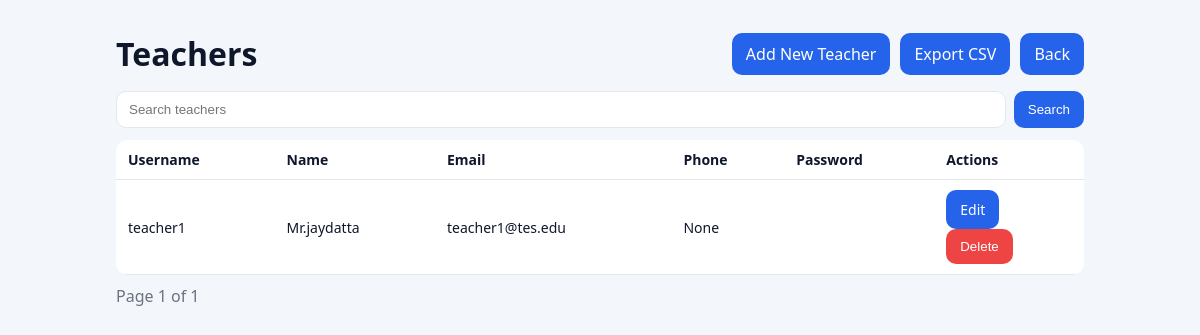
/admin/teachers (signed in), run on the app's committed database.
### app.py (models this page shows, shortened)
class Teacher(db.Model):
    __tablename__ = 'teachers'
    id = db.Column(db.Integer, primary_key=True)
    username = db.Column(db.String(50), unique=True, nullable=False)
    name = db.Column(db.String(120), nullable=False)
    email = db.Column(db.String(120), nullable=True)
    password_hash = db.Column(db.String(255), nullable=False)
    initial_password = db.Column(db.String(128), nullable=True)

class User(db.Model):
    __tablename__ = 'users'
    id = db.Column(db.Integer, primary_key=True)
    role = db.Column(db.String(20), nullable=False)  # 'student' | 'teacher' | 'admin'
    username = db.Column(db.String(120), unique=True, nullable=False)
    name = db.Column(db.String(120), nullable=False)
    email = db.Column(db.String(120), nullable=True)
    password_hash = db.Column(db.String(255), nullable=False)
    admission_code = db.Column(db.String(50), nullable=True)
    class_name = db.Column(db.String(50), nullable=True)
    section = db.Column(db.String(10), nullable=True)
    phone = db.Column(db.String(20), nullable=True)
    address = db.Column(db.Text, nullable=True)
    created_at = db.Column(db.DateTime, default=datetime.utcnow, nullable=False)
    updated_at = db.Column(db.DateTime, default=datetime.utcnow, onupdate=datetime.utcnow, nullable=False)

### app.py (the view)
@app.route('/admin/teachers')
@admin_required
def admin_teachers_list():
    page = max(int(request.args.get('page', 1) or 1), 1)
    per_page = 25
    q = (request.args.get('q') or '').strip()
    query = Teacher.query
    if q:
        like = f"%{q}%"
        query = query.filter(
            db.or_(Teacher.username.ilike(like), Teacher.name.ilike(like), Teacher.email.ilike(like))
        )
    total = query.count()
    teachers = query.order_by(Teacher.username).offset((page-1)*per_page).limit(per_page).all()
    usernames = [t.username for t in teachers]
    users = {u.username: u for u in User.query.filter(User.role=='teacher', User.username.in_(usernames)).all()}
    pages = (total + per_page - 1) // per_page
    return render_template('admin_teachers.html', teachers=teachers, users=users, page=page, pages=pages, total=total, q=q)

### app.py (called while the page is built)
def admin_required(view_func):
    from functools import wraps
    @wraps(view_func)
    def wrapper(*args, **kwargs):
        if 'admin_id' not in session:
            flash('Please login as admin to continue', 'warning')
            return redirect(url_for('admin_login'))
        return view_func(*args, **kwargs)
    return wrapper

### templates/admin_teachers.html (shortened to what this page needs)
<!doctype html>
<html lang="en">
<head>
  <link rel="stylesheet" href="/static/admin.css?v=1" />
</head>
<body>
  <div class="container">
    <div class="header">
      <h1>Teachers</h1>
      <div class="actions">
        <a class="btn" href="/admin/teachers/new">Add New Teacher</a>
        <a class="btn" href="/admin/teachers/export">Export CSV</a>
        <a class="btn" href="/admin/dashboard">Back</a>
      </div>
    </div>
    <form class="filter" method="get">
      <input class="input" type="text" name="q" value="{{ q or '' }}" placeholder="Search teachers" />
      <button class="btn" type="submit">Search</button>
    </form>
    {% if teachers %}
    <table>
      <thead>
        <tr>
          <th>Username</th>
          <th>Name</th>
          <th>Email</th>
          <th>Phone</th>
          <th>Password</th>
          <th>Actions</th>
        </tr>
      </thead>
      <tbody>
        {% for t in teachers %}
        <tr>
          <td>{{ t.username }}</td>
          <td>{{ t.name }}</td>
          <td>{{ t.email or '' }}</td>
          <td>{{ (users.get(t.username).phone) if users.get(t.username) else '' }}</td>
          <td>{{ t.initial_password or '' }}</td>
          <td>
            <a class="btn" href="/admin/teachers/{{ t.username }}/edit">Edit</a>
            <form class="inline" method="post" action="/admin/teachers/{{ t.username }}/delete" onsubmit="return confirm('Delete this teacher? This also removes their user account.');">
              <button class="btn btn-danger" type="submit">Delete</button>
            </form>
          </td>
        </tr>
        {% endfor %}
      </tbody>
    </table>
    <div class="pager">
      <span>Page {{ page }} of {{ pages }}</span>
    </div>
    {% else %}
      <p>No teachers found.</p>
    {% endif %}
  </div>
</body>
</html>

### data on the page
Teacher: username "teacher1", name "Mr.jaydatta", email "teacher1@tes.edu", username.phone "None"

### other printed values
{{ page }} "1"
{{ pages }} "1"
